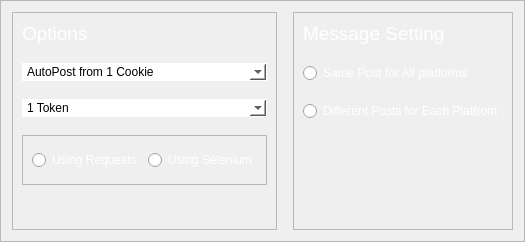
                       <widget class="QFrame" name="frame_90">
                        <property name="styleSheet">
                         <string notr="true">#frame_3
{
	background-color: #1a1c1e;
}</string>
                        </property>
                        <property name="frameShape">
                         <enum>QFrame::StyledPanel</enum>
                        </property>
                        <property name="frameShadow">
                         <enum>QFrame::Raised</enum>
                        </property>
                        <layout class="QHBoxLayout" name="horizontalLayout_28">
                         <property name="spacing">
                          <number>16</number>
                         </property>
                         <item>
                          <widget class="QFrame" name="frame_91">
                           <property name="frameShape">
                            <enum>QFrame::StyledPanel</enum>
                           </property>
                           <property name="frameShadow">
                            <enum>QFrame::Sunken</enum>
                           </property>
                           <layout class="QVBoxLayout" name="verticalLayout_90">
                            <property name="spacing">
                             <number>18</number>
                            </property>
                            <item>
                             <widget class="QLabel" name="label_99">
                              <property name="text">
                               <string>&lt;html&gt;&lt;head/&gt;&lt;body&gt;&lt;p&gt;&lt;span style=&quot; font-size:14pt; color:#ffffff;&quot;&gt;Options&lt;/span&gt;&lt;/p&gt;&lt;/body&gt;&lt;/html&gt;</string>
                              </property>
                             </widget>
                            </item>
                            <item>
                             <widget class="QComboBox" name="autopostoptions">
                              <property name="styleSheet">
                               <string notr="true">
#autopostoptions {
    background-color: rgb(255, 255, 255);
    color: rgb(0, 0, 0);
    border: 1px solid transparent;  /* Initially, set a transparent border */
}

#autopostoptions:focus {
    border: 2px solid rgb(85, 170, 255);  /* Change the border color when the button is focused/clicked */
}</string>
                              </property>
                              <item>
                               <property name="text">
                                <string>AutoPost from 1 Cookie</string>
                               </property>
                              </item>
                              <item>
                               <property name="text">
                                <string> Mass Cookies AutoPost</string>
                               </property>
                              </item>
                             </widget>
                            </item>
                            <item>
                             <widget class="QComboBox" name="discordoptions">
                              <property name="styleSheet">
                               <string notr="true">
#discordoptions {
    background-color: rgb(255, 255, 255);
    color: rgb(0, 0, 0);
    border: 1px solid transparent;  /* Initially, set a transparent border */
}

#discordoptions:focus {
    border: 2px solid rgb(85, 170, 255);  /* Change the border color when the button is focused/clicked */
}</string>
                              </property>
                              <item>
                               <property name="text">
                                <string>1 Token</string>
                               </property>
                              </item>
                              <item>
                               <property name="text">
                                <string>Multiple Tokens from File</string>
                               </property>
                              </item>
                             </widget>
                            </item>
                            <item>
                             <widget class="QFrame" name="frame_93">
                              <property name="minimumSize">
                               <size>
                                <width>0</width>
                                <height>50</height>
                               </size>
                              </property>
                              <property name="frameShape">
                               <enum>QFrame::StyledPanel</enum>
                              </property>
                              <property name="frameShadow">
                               <enum>QFrame::Raised</enum>
                              </property>
                              <layout class="QHBoxLayout" name="horizontalLayout_31">
                               <item>
                                <widget class="QRadioButton" name="Requests">
                                 <property name="styleSheet">
                                  <string notr="true">color:white;</string>
                                 </property>
                                 <property name="text">
                                  <string>Using Requests</string>
                                 </property>
                                </widget>
                               </item>
                               <item>
                                <widget class="QRadioButton" name="selenium">
                                 <property name="styleSheet">
                                  <string notr="true">color:white;</string>
                                 </property>
                                 <property name="text">
                                  <string>Using Selenium</string>
                                 </property>
                                </widget>
                               </item>
                              </layout>
                             </widget>
                            </item>
                            <item>
                             <spacer name="verticalSpacer_29">
                              <property name="orientation">
                               <enum>Qt::Vertical</enum>
                              </property>
                              <property name="sizeType">
                               <enum>QSizePolicy::MinimumExpanding</enum>
                              </property>
                              <property name="sizeHint" stdset="0">
                               <size>
                                <width>20</width>
                                <height>35</height>
                               </size>
                              </property>
                             </spacer>
                            </item>
                           </layout>
                          </widget>
                         </item>
                         <item>
                          <widget class="QFrame" name="frame_92">
                           <property name="frameShape">
                            <enum>QFrame::StyledPanel</enum>
                           </property>
                           <property name="frameShadow">
                            <enum>QFrame::Sunken</enum>
                           </property>
                           <layout class="QVBoxLayout" name="verticalLayout_91">
                            <property name="spacing">
                             <number>18</number>
                            </property>
                            <item>
                             <widget class="QLabel" name="label_101">
                              <property name="text">
                               <string>&lt;html&gt;&lt;head/&gt;&lt;body&gt;&lt;p&gt;&lt;span style=&quot; font-size:14pt; color:#ffffff;&quot;&gt;Message Setting&lt;/span&gt;&lt;/p&gt;&lt;/body&gt;&lt;/html&gt;</string>
                              </property>
                             </widget>
                            </item>
                            <item>
                             <widget class="QRadioButton" name="onepost">
                              <property name="styleSheet">
                               <string notr="true">color:white;</string>
                              </property>
                              <property name="text">
                               <string>Same Post for All platforms</string>
                              </property>
                             </widget>
                            </item>
                            <item>
                             <widget class="QRadioButton" name="different">
                              <property name="styleSheet">
                               <string notr="true">color:white;</string>
                              </property>
                              <property name="text">
                               <string>Different Posts for Each Platfrom</string>
                              </property>
                             </widget>
                            </item>
                            <item>
                             <widget class="QLabel" name="label_102">
                              <property name="text">
                               <string>&lt;html&gt;&lt;head/&gt;&lt;body&gt;&lt;p&gt;&lt;span style=&quot; font-size:10pt; color:#ffffff;&quot;&gt;&lt;/span&gt;&lt;/p&gt;&lt;/body&gt;&lt;/html&gt;</string>
                              </property>
                              <property name="wordWrap">
                               <bool>true</bool>
                              </property>
                             </widget>
                            </item>
                            <item>
                             <spacer name="verticalSpacer_30">
                              <property name="orientation">
                               <enum>Qt::Vertical</enum>
                              </property>
                              <property name="sizeType">
                               <enum>QSizePolicy::MinimumExpanding</enum>
                              </property>
                              <property name="sizeHint" stdset="0">
                               <size>
                                <width>20</width>
                                <height>55</height>
                               </size>
                              </property>
                             </spacer>
                            </item>
                           </layout>
                          </widget>
                         </item>
                        </layout>
                       </widget>
